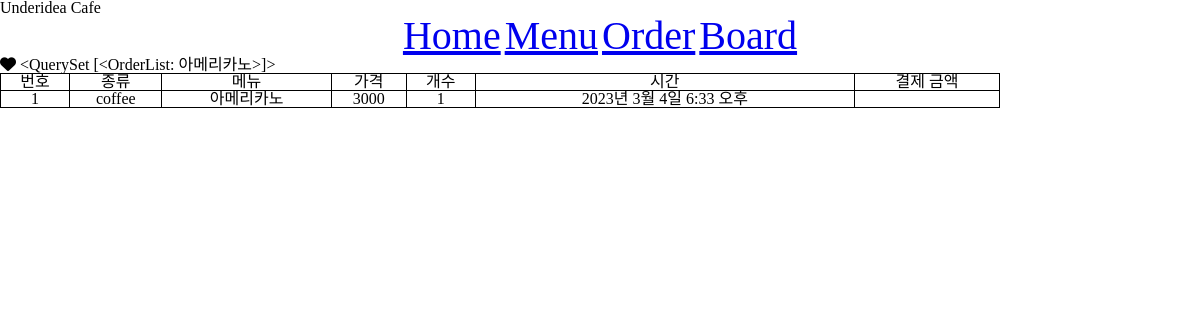
The app's page /menu/order_list with its own data.
### menu/models.py (models this page shows)
class OrderList(models.Model):
    menu_type = models.CharField(max_length=20)
    name = models.CharField(max_length=20)
    price = models.IntegerField()
    number = models.IntegerField()
    payment = models.IntegerField()
    date_create = models.DateTimeField(default=timezone.now)
    status_delete = models.BooleanField(default=False)
    def __str__(self):
        return self.name

### menu/views.py (the view)
# urls.py: path('order_list', index_order_list, name="order_list_index"),
def index_order_list(request):
    obj_order = OrderList.objects.all()
    context = {"obj_order": obj_order}
    return render(request, 'menu/index_order_list.html', context)

### menu/templates/menu/index_order_list.html (shortened to what this page needs)
{% extends 'base.html' %}
{% block content %}
{{ obj_order }}
<table style="width:1000px;">
    <thead>
        <tr>
            <th>
                <h1>번호</h1>
            </th>
            <th>
                <h1>종류</h1>
            </th>
            <th>
                <h1>메뉴</h1>
            </th>
            <th>
                <h1>가격</h1>
            </th>
            <th>
                <h1>개수</h1>
            </th>
            <th>
                <h1>시간</h1>
            </th>
            <th>
                <h1>결제 금액</h1>
            </th>
        </tr>
    </thead>
    <tbody>
        {% for order in obj_order %}
        <tr>
            <th>
            <h1>{{ forloop.counter }}</h1>
            </th>
            <th>
            <h1>{{order.menu_type}}</h1>
            </th>
            <th>
            <h1>{{order.name}}</h1>
            </th>
            <th>
            <h1>{{order.price}}</h1>
            </th>
            <th>
            <h1>{{order.number}}</h1>
            </th>
            <th>
            <h1>{{order.date_create}}</h1>
            </th>
            <th>
            </th>
        </tr>
        {% endfor %}
    </tbody>
</table>
{% endblock %}

### static/css/index.css (style rules this page uses)
table, tr, td, th { border:1px solid black; }

### records on screen
OrderList: name "<QuerySet [<OrderList: 아메리카노>]>", menu_type "coffee", name "아메리카노", price "3000", number "1", date_create "2023년 3월 4일 6:33 오후"
